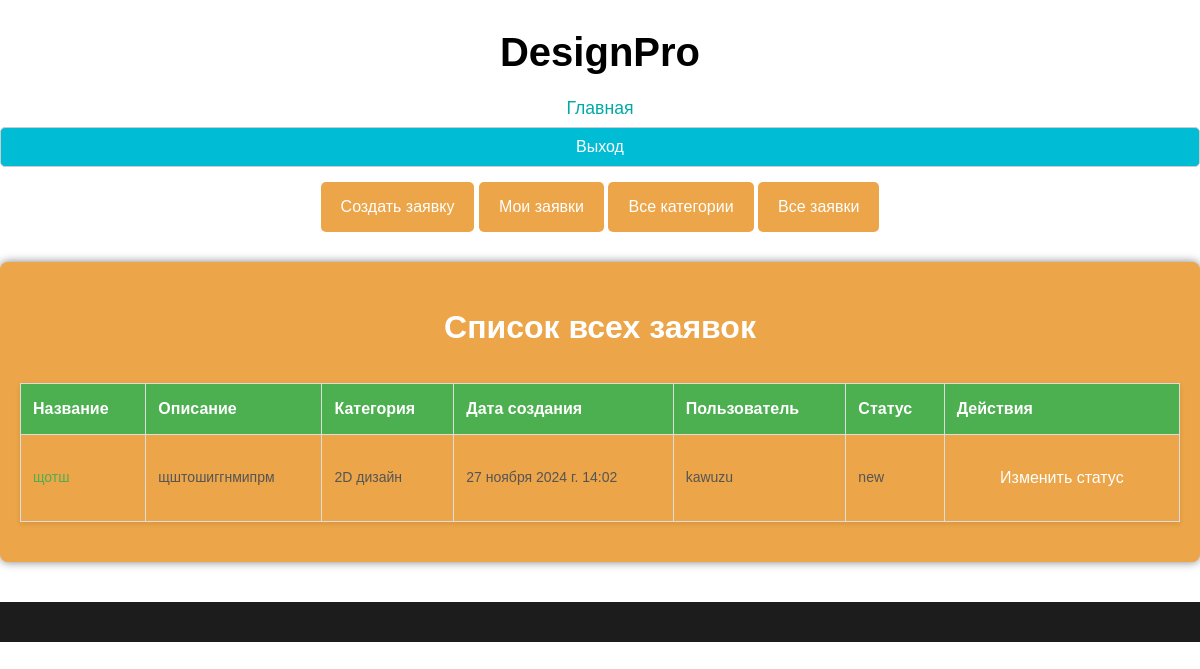
Before: /requests/ (signed in) with the older database file.
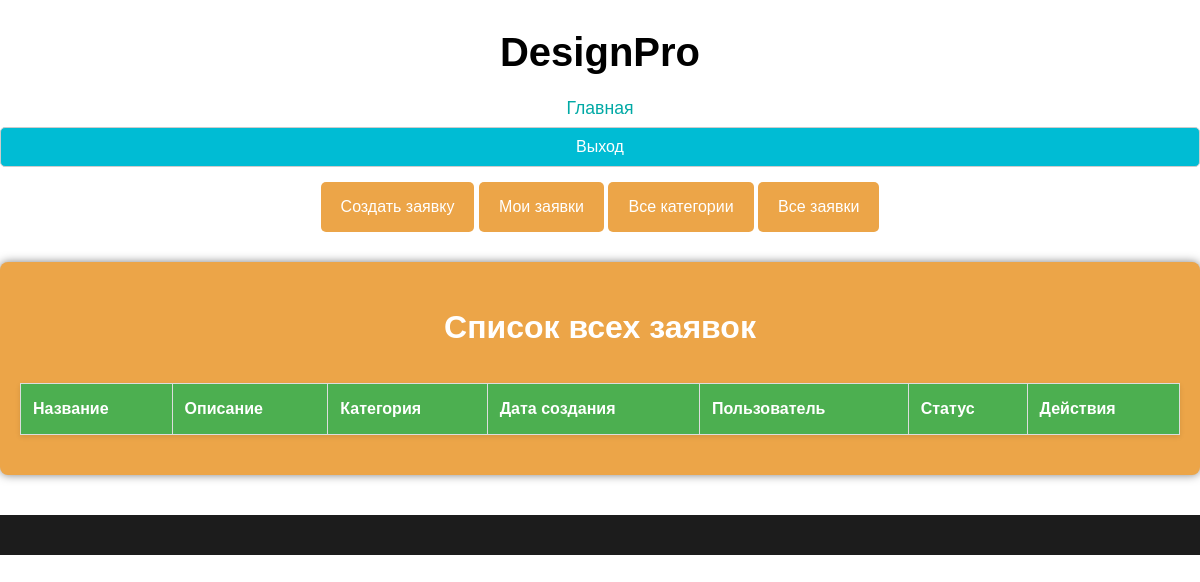
After: the same page with the newer database file.
### main/models.py (models this page shows, shortened)
class DesignRequest(models.Model):
    STATUS_CHOICES = [
        ('new', 'Новая'),
        ('in_progress', 'Принято в работу'),
        ('completed', 'Выполнено'),
    ]
    user = models.ForeignKey(User, on_delete=models.CASCADE, related_name='design_requests')  # Связь с пользователем
    title = models.CharField(max_length=200)  # Название заявки
    description = models.TextField()  # Описание заявки
    category = models.ForeignKey('Category', on_delete=models.CASCADE)  # Категория
    photo = models.ImageField(upload_to='design_photos/', null=True, blank=True)  # Фото помещения
    created_at = models.DateTimeField(auto_now_add=True)  # Дата создания заявки
    is_important = models.BooleanField(default=False)  # Важность заявки
    status = models.CharField(
        max_length=20,
        choices=STATUS_CHOICES,
        default='new',  # Статус по умолчанию
    )

class Category(models.Model):
    name = models.CharField(max_length=100)

### main/views.py (the view)
# urls.py: path('requests/', views.all_requests, name='all_requests'),  # измененный URL для всех заявок
@staff_member_required  #доступ только для администратора
def all_requests(request):
    requests = DesignRequest.objects.all()  #все заявки
    return render(request, 'main/all_requests.html', {'requests': requests})

### main/templates/main/all_requests.html (shortened to what this page needs)
{% extends 'main/layout.html' %}
{% block content %}
  <h1>Список всех заявок</h1>
  <table class="requests-table">
    <thead>
      <tr>
        <th>Название</th>
        <th>Описание</th>
        <th>Категория</th>
        <th>Дата создания</th>
        <th>Пользователь</th>
        <th>Статус</th>
        <th>Действия</th>
      </tr>
    </thead>
    <tbody>
      {% for request in requests %}
        <tr>
          <td><a href="{% url 'request_detail' request.id %}">{{ request.title }}</a></td>
          <td>{{ request.description }}</td>
          <td>{{ request.category.name }}</td>
          <td>{{ request.created_at }}</td>
          <td>{{ request.user.username }}</td>
          <td>{{ request.status }}</td>
          <td>
            <form action="{% url 'change_request_status' request.id %}" method="post">
              <button type="submit" class="btn btn-primary">Изменить статус</button>
            </form>
          </td>
        </tr>
      {% endfor %}
    </tbody>
  </table>
{% endblock %}

### main/templates/main/layout.html (shortened to what this page needs)
{% load static %}
<!DOCTYPE html>
<html lang="ru">
<head>
    <link rel="stylesheet" href="{% static 'css/style.css' %}">
</head>
<body>
    <header>
        <h1>DesignPro</h1>
        <nav>
            <a href="{% url 'home' %}">Главная</a>
            {% if user.is_authenticated %}
                <form action="{% url 'logout' %}" method="POST">
                    <button type="submit">Выход</button>
                </form>
                <a href="{% url 'create_request' %}" class="btn">Создать заявку</a>
                <a href="{% url 'my_requests' %}" class="btn">Мои заявки</a>
                {% if user.is_staff %}
                    <a href="{% url 'all_categories' %}" class="btn">Все категории</a>
                    <a href="{% url 'all_requests' %}" class="btn">Все заявки</a>
                {% endif %}
            {% else %}
                <a href="{% url 'login' %}">Войти</a>
                <a href="{% url 'register' %}">Регистрация</a>
            {% endif %}
        </nav>
    </header>
    <main>
        {% block content %}{% endblock %}
    </main>
    <footer>
    </footer>
</body>
</html>

### main/static/css/style.css (style rules this page uses)
* { margin: 0; padding: 0; box-sizing: border-box; }
body { font-family: 'Arial', sans-serif; background-color: white; color: black; line-height: 1.6; }
a { text-decoration: none; color: #00a9a5; }
header { background-color: white; color: black; padding: 20px 0; text-align: center; }
header h1 { color: black; font-size: 2.5rem; margin-bottom: 10px; }
nav { margin-top: 10px; }
nav a { color: #00a9a5; margin: 0 15px; font-size: 1.1rem; }
main { padding: 40px 20px; max-width: 1200px; margin: 0 auto; background-color: #eca548; box-shadow: 0 0 10px rgba(0, 0, 0, 0.5); border-radius: 8px; }
footer { text-align: center; padding: 20px; background-color: #1c1c1c; color: #ffffff; margin-top: 40px; }
form input, form button { width: 100%; padding: 10px; margin: 5px 0; font-size: 16px; border: 1px solid #ccc; border-radius: 5px; }
form button { background-color: #00bcd4; color: white; cursor: pointer; }
.btn { padding: 10px 20px; background-color: #eca548; color: white; text-align: center; text-decoration: none; border-radius: 5px; margin: 10px 0; display: inline-block; }
.btn { padding: 12px 20px; border: none; border-radius: 5px; font-size: 16px; cursor: pointer; transition: background-color 0.3s; }
* { transition: all 0.3s ease; }
h1 { text-align: center; margin-bottom: 30px; color: #fff; }
.requests-table { width: 100%; border-collapse: collapse; margin-top: 20px; box-shadow: 0 2px 5px rgba(0, 0, 0, 0.1); }
.requests-table th, .requests-table td { padding: 12px; text-align: left; border: 1px solid #ddd; }
.requests-table th { background-color: #4CAF50; color: white; font-size: 16px; }

Changed rows visible on the page:
removed DesignRequest: title "щотш", description "щштошиггнмипрм", category.name "2D дизайн", created_at "27 ноября 2024 г. 14:02", user.username "kawuzu", status "new"
